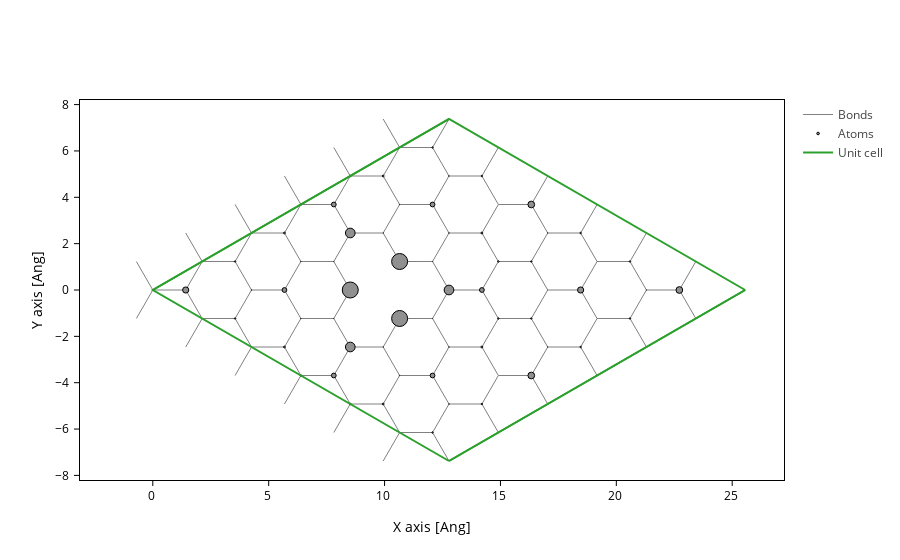

This figure's notebook cell:
### Markdown cell above
The projected DOS (in this case) can aptly be plotted on individual atoms as will be seen in the following. We will integrate the PDOS in the range $-1\,\mathrm{eV}$ to $-0.5\,\mathrm{eV}$

### Code cell
E = np.linspace(-1, -0.5, 100)
dE = E[1] - E[0]
PDOS = es.PDOS(E).sum((0, 2)) * dE  # perform integration
system.plot(axes="xy", atoms_style={"size": normalize(PDOS, 0, 1)})
# plt.scatter(system.xyz[:, 0], system.xyz[:, 1], 500 * PDOS);
# plt.scatter(xyz_remove[0], xyz_remove[1], c='k', marker='*'); # mark the removed atom

### Figure 1 — Plotly figure (JSON) as saved in the notebook; plotly's stock layout.template omitted (floating-point values rounded to 4 significant figures; data arrays with more than 128 entries replaced by an {"elided": "..."} marker saying what was removed)
{"data": [{"line": {"color": "gray", "width": 1.0}, "meta": {}, "mode": "lines", "name": "Bonds", "opacity": 1.0, "type": "scatter", "x": {"elided": "2457 float values"}, "y": {"elided": "2457 float values"}}, {"marker": {"color": "#909090", "line": {"color": "black", "width": 1}, "opacity": 1.0, "size": [0.05473, 6.188, 0.05473, 1.443, 1.066e-15, 1.83, 1.477, 4.774, 1.477, 1.83, 2.933e-16, 1.443, 0.05473, 1.443, 0.5195, 4.774, 0.48, 0.3681, 9.673, 0.3681, 0.48, 4.774, 0.5195, 1.443, 2.099e-16, 1.83, 0.48, 0.3681, 16.0, 16.0, 0.3681, 0.48, 1.83, 9.958e-16, 6.717, 1.477, 4.774, 9.673, 0.3681, 16.0, 0.3681, 9.673, 4.774, 1.477, 1.443, 0.342, 1.443, 1.477, 1.83, 0.48, 4.774, 0.48, 1.83, 1.477, 1.443, 0.05473, 6.188, 0.05473, 1.443, 0.0, 1.443, 0.5195, 1.443, 7.025e-16, 6.717, 0.342, 1.443, 0.05473, 1.443, 0.342, 6.717]}, "meta": {}, "mode": "markers", "name": "Atoms", "opacity": 1, "type": "scatter", "x": [0.0, 1.42, 2.13, 3.55, 4.26, 5.68, 6.39, 7.81, 8.52, 9.94, 10.65, 12.07, 2.13, 3.55, 4.26, 5.68, 6.39, 7.81, 8.52, 9.94, 10.65, 12.07, 12.78, 14.2, 4.26, 5.68, 6.39, 7.81, 8.52, 10.65, 12.07, 12.78, 14.2, 14.91, 16.33, 6.39, 7.81, 8.52, 9.94, 10.65, 12.07, 12.78, 14.2, 14.91, 16.33, 17.04, 18.46, 8.52, 9.94, 10.65, 12.07, 12.78, 14.2, 14.91, 16.33, 17.04, 18.46, 19.17, 20.59, 10.65, 12.07, 12.78, 14.2, 14.91, 16.33, 17.04, 18.46, 19.17, 20.59, 21.3, 22.72], "y": [0.0, 0.0, -1.23, -1.23, -2.46, -2.46, -3.689, -3.689, -4.919, -4.919, -6.149, -6.149, 1.23, 1.23, 0.0, 0.0, -1.23, -1.23, -2.46, -2.46, -3.689, -3.689, -4.919, -4.919, 2.46, 2.46, 1.23, 1.23, 0.0, -1.23, -1.23, -2.46, -2.46, -3.689, -3.689, 3.689, 3.689, 2.46, 2.46, 1.23, 1.23, 0.0, 0.0, -1.23, -1.23, -2.46, -2.46, 4.919, 4.919, 3.689, 3.689, 2.46, 2.46, 1.23, 1.23, 0.0, 0.0, -1.23, -1.23, 6.149, 6.149, 4.919, 4.919, 3.689, 3.689, 2.46, 2.46, 1.23, 1.23, 0.0, 0.0]}, {"meta": {}, "mode": "lines", "name": "Unit cell", "type": "scatter", "x": [0.0, 12.78, 25.56, 25.56, 12.78, 12.78, NaN, 12.78, 0.0, 0.0, 12.78, 12.78, 0.0, NaN, 25.56, 12.78, NaN, 25.56, 12.78], "y": [0.0, 7.379, 0.0, 0.0, 7.379, 7.379, NaN, 7.379, 0.0, 0.0, -7.379, -7.379, 0.0, NaN, 0.0, -7.379, NaN, 0.0, -7.379]}], "layout": {"scene": {"aspectmode": "data", "xaxis": {"title": {"text": "X axis [Ang]"}}, "yaxis": {"title": {"text": "Y axis [Ang]"}}}, "xaxis": {"scaleanchor": "y", "scaleratio": 1, "title": {"text": "X axis [Ang]"}}, "yaxis": {"title": {"text": "Y axis [Ang]"}}}}
